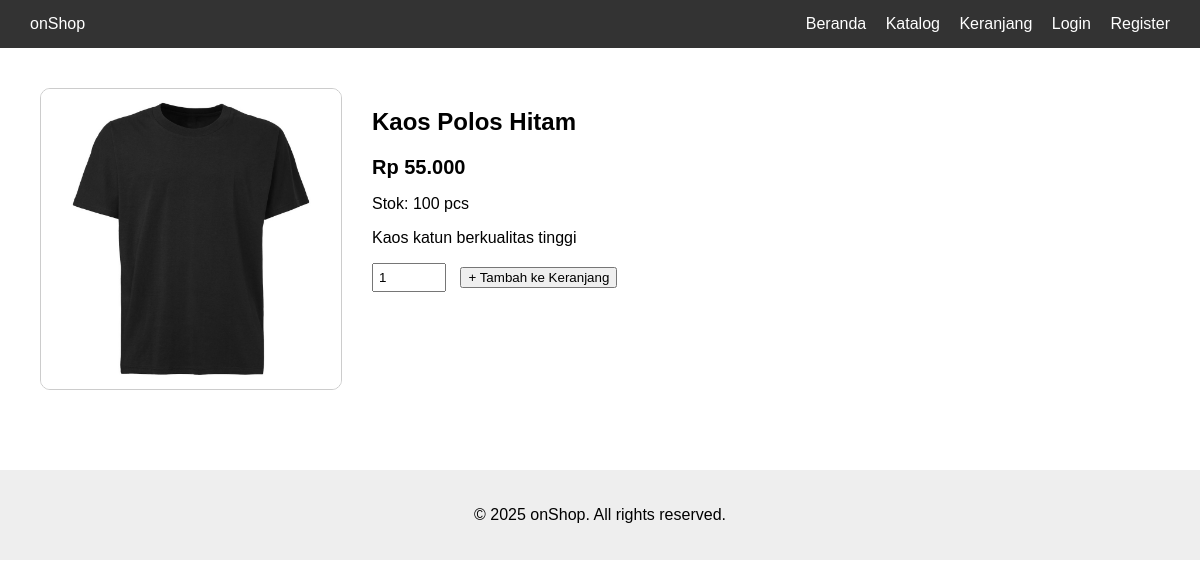
/produk.php?id=1, run on the app's committed database.
### tables this page shows
CREATE TABLE `produk` (
  `id` int(11) NOT NULL,
  `nama` varchar(100) NOT NULL,
  `harga` int(11) NOT NULL,
  `deskripsi` text DEFAULT NULL,
  `gambar` varchar(255) DEFAULT NULL,
  `stok` int(11) DEFAULT 0,
  `diskon` int(11) DEFAULT 0,
  `kategori` varchar(50) NOT NULL
);

### produk.php (the view, shortened to what this page needs)
<?php
include 'koneksi.php';
$loggedIn = false;
$id = isset($_GET['id']) ? (int)$_GET['id'] : 0;
$query = mysqli_query($conn, "SELECT * FROM produk WHERE id = $id");
$produk = mysqli_fetch_assoc($query);
?>
<!DOCTYPE html>
<html lang="id">
<head>
    <link rel="stylesheet" href="assets/css/style.css">
</head>
<body>
<header>
    <div class="navbar">
        <div class="logo">onShop</div>
        <nav>
            <a href="index.php">Beranda</a>
            <a href="katalog.php">Katalog</a>
            <a href="keranjang.php">Keranjang</a>
            <?php if ($loggedIn): ?>
                <a href="riwayat.php">Riwayat</a>
                <a href="logout.php" class="btn">Logout</a>
            <?php else: ?>
                <a href="login.php" class="btn">Login</a>
                <a href="register.php" class="btn">Register</a>
            <?php endif; ?>
        </nav>
    </div>
</header>
<section class="detail-produk">
    <div class="container">
        <div class="produk-detail">
            <img src="assets/img/<?= $produk['gambar']; ?>" alt="<?= $produk['nama']; ?>">
            <div class="info">
                <h2><?= $produk['nama']; ?></h2>
                <p class="harga">
                    <?php if ($produk['diskon'] > 0): ?>
                        <del>Rp <?= number_format($produk['harga'], 0, ',', '.'); ?></del><br>
                        <strong>
                            Rp <?= number_format($produk['harga'] - ($produk['harga'] * $produk['diskon'] / 100), 0, ',', '.'); ?>
                        </strong>
                    <?php else: ?>
                        <strong>Rp <?= number_format($produk['harga'], 0, ',', '.'); ?></strong>
                    <?php endif; ?>
                </p>
                <p>Stok: <?= $produk['stok']; ?> pcs</p>
                <p><?= nl2br($produk['deskripsi']); ?></p>
                <form action="keranjang_tambah.php" method="post">
                    <input type="number" name="jumlah" value="1" min="1" max="<?= $produk['stok']; ?>">
                    <button type="submit" class="btn">+ Tambah ke Keranjang</button>
                </form>
            </div>
        </div>
    </div>
</section>
<footer>
    <p>&copy; 2025 onShop. All rights reserved.</p>
</footer>
</body>
</html>

### assets/css/style.css (style rules this page uses)
body { font-family: Arial, sans-serif; margin: 0; padding: 0; }
.navbar { background-color: #333; color: white; display: flex; justify-content: space-between; padding: 15px 30px; align-items: center; }
.navbar a { color: white; text-decoration: none; margin-left: 15px; }
footer { background-color: #eee; text-align: center; padding: 20px; margin-top: 40px; }
.detail-produk { padding: 40px; }
.produk-detail { display: flex; gap: 30px; align-items: flex-start; }
.produk-detail img { width: 300px; height: auto; border: 1px solid #ccc; border-radius: 10px; }
.produk-detail .info { max-width: 500px; }
.produk-detail .harga { font-size: 20px; margin: 15px 0; }
.produk-detail form input[type="number"] { width: 60px; padding: 5px; margin-right: 10px; }

### data on the page
produk: gambar (picture), nama "Kaos Polos Hitam", harga "55.000", stok "100", deskripsi "Kaos katun berkualitas tinggi"
